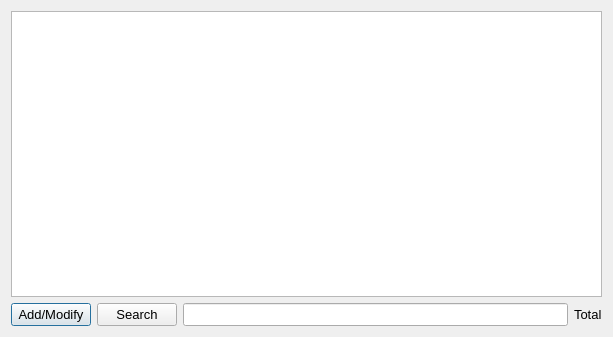
<?xml version="1.0" encoding="UTF-8"?>
<ui version="4.0">
 <class>DlgACD</class>
 <widget class="QDialog" name="DlgACD">
  <property name="geometry">
   <rect>
    <x>0</x>
    <y>0</y>
    <width>613</width>
    <height>337</height>
   </rect>
  </property>
  <property name="windowTitle">
   <string>ACD</string>
  </property>
  <layout class="QVBoxLayout" name="verticalLayout_2">
   <item>
    <layout class="QVBoxLayout" name="verticalLayout">
     <item>
      <widget class="QTableWidget" name="tblACDView">
       <property name="font">
        <font>
         <pointsize>10</pointsize>
        </font>
       </property>
      </widget>
     </item>
     <item>
      <layout class="QHBoxLayout" name="horizontalLayout">
       <item>
        <widget class="QPushButton" name="pbAdd">
         <property name="font">
          <font>
           <pointsize>10</pointsize>
          </font>
         </property>
         <property name="text">
          <string>Add/Modify</string>
         </property>
        </widget>
       </item>
       <item>
        <widget class="QPushButton" name="pbSearch">
         <property name="font">
          <font>
           <pointsize>10</pointsize>
          </font>
         </property>
         <property name="text">
          <string>Search</string>
         </property>
        </widget>
       </item>
       <item>
        <widget class="QLineEdit" name="leKeys">
         <property name="font">
          <font>
           <pointsize>10</pointsize>
          </font>
         </property>
        </widget>
       </item>
       <item>
        <widget class="QLabel" name="lblTotal">
         <property name="font">
          <font>
           <pointsize>10</pointsize>
          </font>
         </property>
         <property name="text">
          <string>Total</string>
         </property>
        </widget>
       </item>
      </layout>
     </item>
    </layout>
   </item>
  </layout>
 </widget>
 <resources/>
 <connections/>
</ui>
